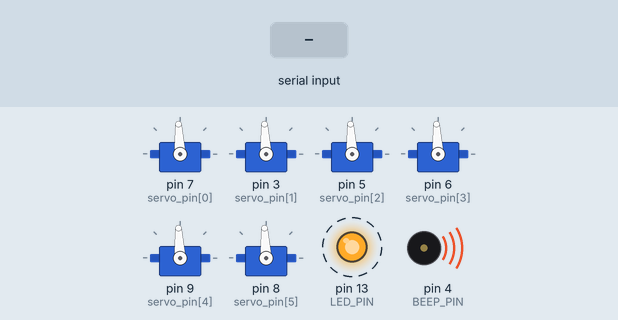
A sketch run on a simulated Arduino Uno, built with avr-gcc and run on an emulated ATmega328P. Parts: 6 × servo, output pins drawn as LEDs (lit = HIGH), buzzer (waves = sounding, pin HIGH). Dashed ring = blinking. The test bench sets the inputs (shaded band). What the sketch prints to the serial monitor is not drawn.

Above: at 0.01 s.
At 1.6 s:
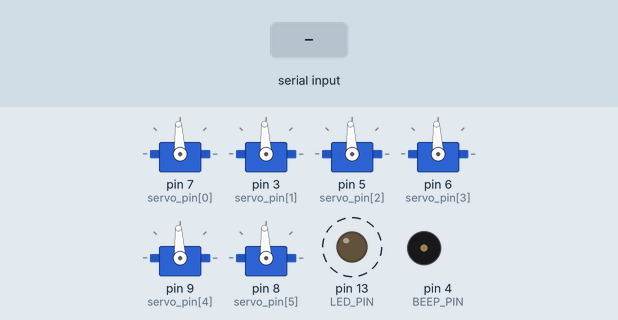
1.7 s: "$" received over Serial
4.7 s: "!" received over Serial
7.7 s: "F" received over Serial
Timing chart, 0 to 16.7 s (numbered marks = the images above; inputs shaded):
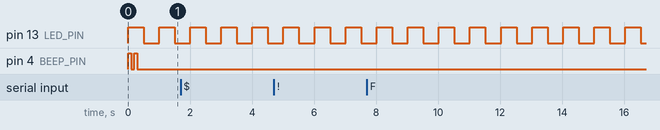

The sketch:

led_fuction.ino
```cpp
/*******宏定义LED管脚映射表*******/
#define LED_PIN 13

/*******宏定义LED快捷指令表*******/
#define LED   digitalRead(LED_PIN)      //读取LED信号灯状态
#define LED_ON() digitalWrite(LED_PIN,LOW)   //LED信号灯点亮，低电平0
#define LED_OFF() digitalWrite(LED_PIN,HIGH)    //LED信号灯熄灭，高电平1

/*******LED初始化*******/
void led_init(void) {
  pinMode(LED_PIN,OUTPUT);          //设置引脚为输出模式，初始状态为关闭
  LED_OFF();
}

/*******LED变换一次*******/
void led_change(void) {
  if(LED==1) LED_ON();
  else LED_OFF();
}

/*******LED按1秒间隔闪烁*******/
void led_loop(void) {
  static unsigned long systick_ms_bak = 0;
  if (millis() - systick_ms_bak > 500) {
    systick_ms_bak = millis();
    led_change();
  }
}
```

beep_fuction.ino
```cpp
/*******BEEP管脚映射表*******/
#define BEEP_PIN 4

/*******BEEP快捷指令表*******/
#define BEEP_ON() digitalWrite(BEEP_PIN,HIGH)   //蜂鸣器BEEP打开,高电平1?
#define BEEP_OFF() digitalWrite(BEEP_PIN,LOW)  //蜂鸣器BEEP关闭，低电平0

/*******BEEP初始化*******/
void beep_init(void) {
  pinMode(BEEP_PIN,OUTPUT);         //设置引脚为输出模式
  BEEP_OFF();
}

/*******BEEP短鸣两声*******/
void beep_short(void){
  BEEP_ON();delay(100);BEEP_OFF();delay(100);
  BEEP_ON();delay(100);BEEP_OFF();delay(100);
}
```

myArduino.ino
```cpp
#include <Servo.h>

#define DATA_MAX_SIZE 12
#define SERVO_NUM 6

typedef struct {
  int aim;
  float cur;
  float inc;
  int time_set;
}servo_struct;

servo_struct servo_data[SERVO_NUM];
u8 servo_index;

byte  servo_pin[SERVO_NUM] = {7, 3, 5, 6, 9 ,8};
int aim_data[SERVO_NUM];
int time_data[SERVO_NUM];

u8 i=0;
u8 receive_data[DATA_MAX_SIZE]={0}, receive_data_index, data_ready;
Servo myservo[SERVO_NUM];

void setup() {
  led_beep_setup();
  serial_setup();
  setup_servo();
  setup_finish();
}

void loop() {
  led_loop();
  data_loop();
  servo_loop();
}
```

serial_fuction.ino
```cpp
/*****串口初始化*****/
void serial_init(u32 baud){
  Serial.begin(baud);
}

/*****串口发送字节*****/
void send_byte(u8 dat) {
  Serial.write(dat);
}

/*****串口发送字符串*****/
void send_string(char *s) {
  while (*s) {
    Serial.print(*s++);
  }
}

/*****串口中断似乎是默认运行*****/
void serialEvent(void) {
  static u8 temp_data;

  while(Serial.available()) {
    temp_data = Serial.read();
    /*******返回接收到的指令*******/
    send_byte(temp_data);
    /*******若正在执行命令，则不存储命令*******/
    if(data_ready) return;
    /*******检测命令起始*******/
    if(temp_data == '$') {
      receive_data_index = 0;
    }
    /*******检测命令结尾*******/
    else if(temp_data == '!'){
      receive_data[receive_data_index] = temp_data;
      Serial.println();
      data_ready = 1;
      return;
    }
    receive_data[receive_data_index++] = temp_data;
    /*******检测命令长度*******/
    if(receive_data_index >= DATA_MAX_SIZE) {
      receive_data_index = 0;
    }
  }
  return;
}

/*****处理串口保存下来的数据$F1000T1000!*****/
void data_loop(void) {
  if(data_ready) {
    int time_temp=0;
    int aim_temp=0;
    for(int j = 1; j < sizeof(receive_data)-1; j++){
      if(receive_data[j]=='A') servo_index=0;
      if(receive_data[j]=='B') servo_index=1;
      if(receive_data[j]=='C') servo_index=2;
      if(receive_data[j]=='D') servo_index=3;
      if(receive_data[j]=='E') servo_index=4;
      if(receive_data[j]=='F') servo_index=5;
      if(receive_data[j]=='T'){
        for(int k=0;k<4;k++){
            j++;
            if(k==0){
              time_temp=time_temp+(receive_data[j]-'0')*1000;
            }else{
              time_temp=time_temp+(receive_data[j]-'0')*1000/pow(10,k);
            }
          }
      }
      if(j == 1){
        for(int k=0;k<4;k++){
          j++;
          if(k==0){
            aim_temp=aim_temp+(receive_data[j]-'0')*1000;
          }else{
            aim_temp=aim_temp+(receive_data[j]-'0')*1000/pow(10,k);
          }
        }
      }
    }

    time_data[servo_index]=(int)time_temp;
    aim_data[servo_index]=(int)aim_temp;
    servo_run(servo_index,aim_data[servo_index],time_data[servo_index]);
    receive_data_index = 0;
    data_ready = 0;
    memset(receive_data, 0, sizeof(receive_data));
  }
}
```

servo_fuction.ino
```cpp
/*****串口的初始化*****/
void servo_init(void) {
  for(byte i = 0; i < SERVO_NUM; i ++) {
    myservo[i].attach(servo_pin[i]);
    myservo[i].writeMicroseconds(servo_data[i].aim);
  }
}

/*****舵机运行index（编号）、aim（目标角度）、time（运行时间）*****/
void servo_run(u8 index, int aim, int time_set) {
  if(index < SERVO_NUM && (aim<=2500)&& (aim>=500) && (time_set<10000)) {
    if(aim>2500)  aim=2500;
    if(aim<500)   aim=500;

    if(time_set < 20) {
      servo_data[index].aim = aim;
      servo_data[index].cur = aim;
      servo_data[index].inc = 0;
    } else {
      servo_data[index].aim = aim;
      servo_data[index].time_set = time_set;
      servo_data[index].inc = (servo_data[index].aim-servo_data[index].cur)/(time_set/20);
    }
  }
}

/*****循环处理舵机的指令*****/
void servo_loop(void) {
  static long long systick_ms_bak = 0;
  if(millis() - systick_ms_bak > 20) {
    systick_ms_bak = millis();
    for(byte i=0; i<SERVO_NUM; i++) {
      if(servo_data[i].inc != 0) {
        if(servo_data[i].aim>2500)  servo_data[i].aim=2500;
        if(servo_data[i].aim<500)   servo_data[i].aim=500;
        if(abs(servo_data[i].aim - servo_data[i].cur) <= abs(servo_data[i].inc)) {
          myservo[i].writeMicroseconds(servo_data[i].aim);
          servo_data[i].cur = servo_data[i].aim;
          servo_data[i].inc = 0;
        } else {
          servo_data[i].cur += servo_data[i].inc;
          myservo[i].writeMicroseconds(int(servo_data[i].cur));
        }
      }
    }
  }
}
```

setup_fuction.ino
```cpp
/*****LED和BEEP的初始化*****/
void led_beep_setup(void){
  led_init();
  beep_init();
}

/*****串口的初始化*****/
void serial_setup(void){
  serial_init(115200);
}

/*****舵机的初始化*****/
void setup_servo(void) {
  for(servo_index=0;servo_index<SERVO_NUM;servo_index++) {
    servo_data[servo_index].aim=1500;
    servo_data[servo_index].cur=1500;
    servo_data[servo_index].inc=0;
    servo_data[servo_index].time_set=0;
  }
  servo_init();
}

/*****setup部分运行完毕的提示*****/
void setup_finish(void){
  beep_short();
}
```

Measured:
- by itself, pin 13 (LED_PIN): alternates HIGH for 0.50 s and LOW for 0.50 s
